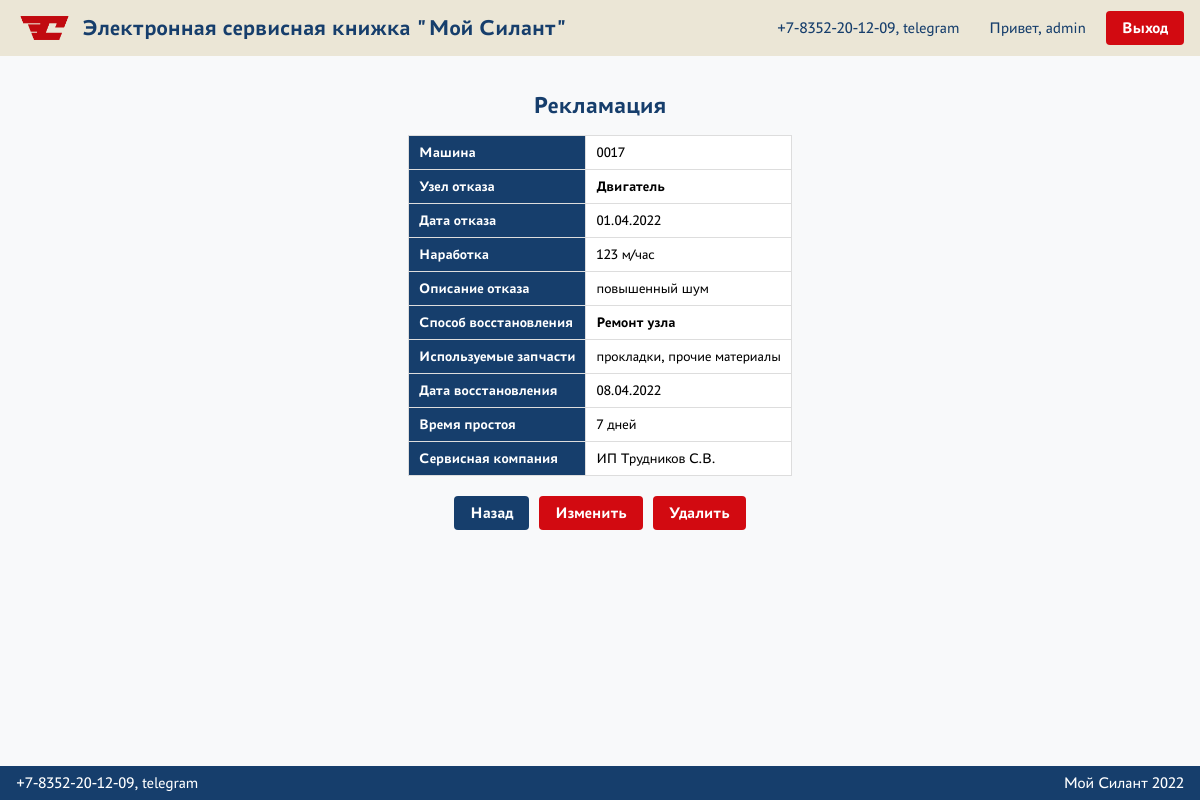
The page /complaint/1/ (signed in) on the database its author committed.
### apps/users/models.py (models this page shows, shortened)
class CustomUser(AbstractUser):
    CLIENT = 'client'
    SERVICE = 'service'
    MANAGER = 'manager'
    ROLE_CHOICES = (
        (CLIENT, 'Клиент'),
        (SERVICE, 'Сервисная организация'),
        (MANAGER, 'Менеджер'),
    )
    role = models.CharField(
        max_length=15,
        choices=ROLE_CHOICES,
        default=CLIENT,
        verbose_name='Роль'
    )
    name = models.CharField(max_length=255, blank=True, verbose_name='Имя / Название организации')

### apps/service/models.py (models this page shows, shortened)
class Complaint(models.Model):
    machine = models.ForeignKey(Machine, on_delete=models.CASCADE, related_name='complaints', verbose_name='Машина')
    failure_date = models.DateField(verbose_name='Дата отказа')
    operating_hours = models.IntegerField(verbose_name='Наработка, м/час')
    failure_node = models.ForeignKey(FailureNode, on_delete=models.PROTECT, verbose_name='Узел отказа')
    failure_description = models.TextField(verbose_name='Описание отказа')
    recovery_method = models.ForeignKey(RecoveryMethod, on_delete=models.PROTECT, verbose_name='Способ восстановления')
    spare_parts = models.TextField(blank=True, verbose_name='Используемые запасные части')
    recovery_date = models.DateField(verbose_name='Дата восстановления')
    downtime = models.IntegerField(verbose_name='Время простоя техники (дни)', blank=True, null=True)
    service_company = models.ForeignKey(settings.AUTH_USER_MODEL, on_delete=models.PROTECT, verbose_name='Сервисная компания')
    class Meta:
        verbose_name = 'Рекламация'
        verbose_name_plural = 'Рекламации'
        ordering = ['failure_date']

class Machine(models.Model):
    serial_number = models.CharField(max_length=255, unique=True, verbose_name='Зав. № машины')
    technique_model = models.ForeignKey(TechniqueModel, on_delete=models.PROTECT, verbose_name='Модель техники')
    engine_model = models.ForeignKey(EngineModel, on_delete=models.PROTECT, verbose_name='Модель двигателя')
    engine_serial = models.CharField(max_length=255, verbose_name='Зав. № двигателя')
    transmission_model = models.ForeignKey(TransmissionModel, on_delete=models.PROTECT, verbose_name='Модель трансмиссии')
    transmission_serial = models.CharField(max_length=255, verbose_name='Зав. № трансмиссии')
    drive_axle_model = models.ForeignKey(DriveAxleModel, on_delete=models.PROTECT, verbose_name='Модель ведущего моста')
    drive_axle_serial = models.CharField(max_length=255, verbose_name='Зав. № ведущего моста')
    steering_axle_model = models.ForeignKey(SteeringAxleModel, on_delete=models.PROTECT, verbose_name='Модель управляемого моста')
    steering_axle_serial = models.CharField(max_length=255, verbose_name='Зав. № управляемого моста')
    supply_contract = models.CharField(max_length=255, blank=True, verbose_name='Договор поставки №, дата')
    date_shipment = models.DateField(verbose_name='Дата отгрузки с завода')
    consignee = models.CharField(max_length=255, verbose_name='Грузополучатель (конечный потребитель)')
    delivery_address = models.CharField(max_length=255, verbose_name='Адрес поставки (эксплуатации)')
    equipment = models.TextField(blank=True, verbose_name='Комплектация (доп. опции)')
    client = models.ForeignKey(settings.AUTH_USER_MODEL, on_delete=models.PROTECT, related_name='machines_client', verbose_name='Клиент')
    service_company = models.ForeignKey(settings.AUTH_USER_MODEL, on_delete=models.PROTECT, related_name='machines_service', verbose_name='Сервисная компания')
    class Meta:
        verbose_name = 'Машина'
        verbose_name_plural = 'Машины'
        ordering = ['date_shipment']

class BaseCatalog(models.Model):
    name = models.CharField(max_length=255, verbose_name='Название')
    description = models.TextField(blank=True, verbose_name='Описание')
    class Meta:
        abstract = True

class FailureNode(BaseCatalog):
    class Meta:
        verbose_name = 'Узел отказа'
        verbose_name_plural = 'Справочник: Узлы отказа'

class RecoveryMethod(BaseCatalog):
    class Meta:
        verbose_name = 'Способ восстановления'
        verbose_name_plural = 'Справочник: Способы восстановления'

### apps/service/views.py (the view)
# urls.py: path('complaint/<int:pk>/', ComplaintDetailView.as_view(), name='complaint_detail'),
class ComplaintDetailView(RoleBasedAccessMixin, DetailView):
    model = Complaint
    template_name = 'service/details/complaint_detail.html'
    context_object_name = 'complaint'

### apps/service/mixins.py (called while the page is built, shortened)
    def get_queryset(self):
        queryset = super().get_queryset()
        user = self.request.user
        if not user.is_authenticated:
            return queryset.none()
        if user.is_superuser or getattr(user, 'is_manager', False):
            return queryset

### templates/service/details/complaint_detail.html (shortened to what this page needs)
{% extends 'base.html' %}
{% block content %}
<div style="max-width: 800px; margin: 0 auto; padding: 0 15px;">
    <h2>Рекламация</h2>
    <table class="detail-table" style="width: 100%; min-width: auto;">
        <tbody>
            <tr>
                <th>Машина</th>
                <td>{{ complaint.machine.serial_number }}</td>
            </tr>
            <tr>
                <th>Узел отказа</th>
                <td>
                    <strong>{{ complaint.failure_node.name }}</strong><br>
                </td>
            </tr>
            <tr>
                <th>Дата отказа</th>
                <td>{{ complaint.failure_date|date:"d.m.Y" }}</td>
            </tr>
            <tr>
                <th>Наработка</th>
                <td>{{ complaint.operating_hours }} м/час</td>
            </tr>
            <tr>
                <th>Описание отказа</th>
                <td>{{ complaint.failure_description }}</td>
            </tr>
            <tr>
                <th>Способ восстановления</th>
                <td>
                    <strong>{{ complaint.recovery_method.name }}</strong><br>
                </td>
            </tr>
            <tr>
                <th>Используемые запчасти</th>
                <td>{{ complaint.spare_parts }}</td>
            </tr>
            <tr>
                <th>Дата восстановления</th>
                <td>{{ complaint.recovery_date|date:"d.m.Y" }}</td>
            </tr>
            <tr>
                <th>Время простоя</th>
                <td>{{ complaint.downtime }} дней</td>
            </tr>
            <tr>
                <th>Сервисная компания</th>
                <td>{{ complaint.service_company.name }}</td>
            </tr>
        </tbody>
    </table>
    <div
        style="text-align: center; margin-top: 20px; display: flex; justify-content: center; flex-wrap: wrap; gap: 10px;">
        <a href="{% url 'index' %}?tab=complaints" class="auth-btn auth-btn-back" style="text-decoration: none;">Назад</a>
        <a href="{% url 'complaint_update' complaint.pk %}" class="auth-btn"
            style="text-decoration: none;">Изменить</a>
        <a href="{% url 'complaint_delete' complaint.pk %}" class="auth-btn"
            style="text-decoration: none;">Удалить</a>
    </div>
</div>
{% endblock %}

### templates/base.html (shortened to what this page needs)
{% load static %}
<!DOCTYPE html>
<html lang="ru">
<head>
    <link rel="stylesheet" href="{% static 'css/style.css' %}">
</head>
<body>
    <header>
        <a href="/" class="logo">
            <img src="{% static 'img/Logo_red.jpg' %}" alt="Логотип Силант" class="logo-img">
            <span class="logo-text">Электронная сервисная книжка "Мой Силант"</span>
        </a>
        <div class="header-info">
            <span>+7-8352-20-12-09, telegram</span>
            {% if user.is_authenticated %}
            <span style="margin-left: 20px;">Привет, {{ user.username }}</span>
            <a href="{% url 'account_logout' %}" class="auth-btn" style="margin-left: 10px;">Выход</a>
            {% else %}
            <a href="{% url 'account_login' %}" class="auth-btn" style="margin-left: 20px;">Авторизация</a>
            {% endif %}
        </div>
    </header>
    <main>
        {% block content %}
        {% endblock %}
    </main>
    <footer>
        <div>+7-8352-20-12-09, telegram</div>
        <div>Мой Силант 2022</div>
    </footer>
</body>
</html>

### static/css/style.css (style rules this page uses)
:root { --color-blue: #163E6C; --color-red: #D20A11; --color-beige: #EBE6D6; --font-main: 'PT Astra Sans', sans-serif; }
body { font-family: var(--font-main); margin: 0; padding: 0; display: flex; flex-direction: column; min-height: 100vh; background-color: #f8f9fa; }
header { background-color: var(--color-beige); color: var(--color-blue); padding: 0.5rem 1rem; display: flex; justify-content: space-between; align-items: center; flex-wrap: wrap; gap: 10px; }
.logo { display: flex; align-items: center; gap: 10px; text-decoration: none; }
.logo-img { height: 2.5rem; width: auto; object-fit: contain; mix-blend-mode: multiply; transition: transform 0.3s ease; }
.logo-text { font-weight: bold; font-weight: bold; font-size: 1.4rem; color: var(--color-blue); }
.header-info { display: flex; align-items: center; color: var(--color-blue); flex-wrap: wrap; gap: 10px; }
.auth-btn { background-color: var(--color-red); color: white; padding: 0.5rem 1rem; text-decoration: none; border-radius: 4px; font-weight: bold; transition: background-color 0.3s ease; white-space: nowrap; font-size: 1rem; }
main { flex: 1; padding: 1rem; max-width: 1440px; width: 100%; margin: 0 auto; box-sizing: border-box; display: flex; flex-direction: column; align-items: center; }
main h2, main h3 { text-align: center; color: var(--color-blue); width: 100%; margin-bottom: 1rem; }
table { width: 100%; border-collapse: collapse; margin: 0 auto; background: white; }
th, td { border: 1px solid #ddd; padding: 8px 10px; text-align: left; white-space: normal; font-size: 0.9rem; vertical-align: middle; }
th { background-color: var(--color-blue); color: white; font-weight: bold; position: sticky; top: 0; z-index: 10; }
tbody tr { transition: background-color 0.2s; }
footer { background-color: var(--color-blue); color: white; padding: 0.5rem 1rem; margin-top: auto; display: flex; justify-content: space-between; align-items: center; flex-wrap: wrap; gap: 15px; }
.auth-btn-back { background-color: var(--color-blue) !important; }

### templates/service/details/complaint_detail.html (style rules this page uses)
.detail-table th { width: auto; white-space: nowrap !important; }

### rows shown on the page
CustomUser: username "admin"
Complaint: machine.serial_number "0017", failure_node.name "Двигатель", failure_date "01.04.2022", operating_hours "123", failure_description "повышенный шум", recovery_method.name "Ремонт узла", spare_parts "прокладки, прочие материалы", recovery_date "08.04.2022", downtime "7", service_company.name "ИП Трудников С.В."
